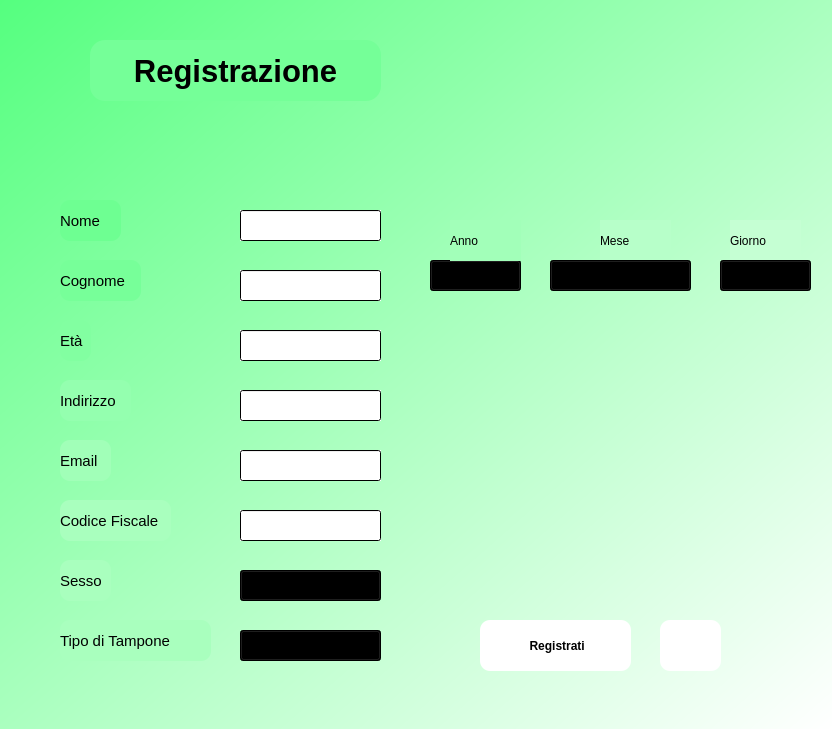
<?xml version="1.0" encoding="UTF-8"?>
<ui version="4.0">
 <class>Form</class>
 <widget class="QWidget" name="Form">
  <property name="geometry">
   <rect>
    <x>0</x>
    <y>0</y>
    <width>832</width>
    <height>729</height>
   </rect>
  </property>
  <property name="windowTitle">
   <string>Form</string>
  </property>
  <property name="styleSheet">
   <string notr="true">background-color: qlineargradient(spread:pad, x1:0, y1:0, x2:1, y2:1, stop:0 rgba(85, 255, 127, 255), stop:1 rgba(255, 255, 255, 255));</string>
  </property>
  <widget class="QLabel" name="label">
   <property name="geometry">
    <rect>
     <x>60</x>
     <y>200</y>
     <width>61</width>
     <height>41</height>
    </rect>
   </property>
   <property name="font">
    <font>
     <pointsize>11</pointsize>
    </font>
   </property>
   <property name="styleSheet">
    <string notr="true">border-radius: 10px;
background-color: qlineargradient(spread:pad, x1:0, y1:0, x2:1, y2:1, stop:1 rgba(110, 255, 146, 255));</string>
   </property>
   <property name="text">
    <string>Nome</string>
   </property>
  </widget>
  <widget class="QLabel" name="label_2">
   <property name="geometry">
    <rect>
     <x>90</x>
     <y>40</y>
     <width>291</width>
     <height>61</height>
    </rect>
   </property>
   <property name="font">
    <font>
     <pointsize>23</pointsize>
     <weight>75</weight>
     <bold>true</bold>
    </font>
   </property>
   <property name="styleSheet">
    <string notr="true">border-radius: 15px;
background-color: qlineargradient(spread:pad, x1:0, y1:0, x2:1, y2:1, stop:1 rgba(117, 255, 152, 255));</string>
   </property>
   <property name="text">
    <string>Registrazione</string>
   </property>
   <property name="alignment">
    <set>Qt::AlignCenter</set>
   </property>
   <property name="indent">
    <number>-6</number>
   </property>
  </widget>
  <widget class="QLabel" name="label_3">
   <property name="geometry">
    <rect>
     <x>60</x>
     <y>260</y>
     <width>81</width>
     <height>41</height>
    </rect>
   </property>
   <property name="font">
    <font>
     <pointsize>11</pointsize>
    </font>
   </property>
   <property name="styleSheet">
    <string notr="true">border-radius: 10px;
background-color: qlineargradient(spread:pad, x1:0, y1:0, x2:1, y2:1, stop:1 rgba(119, 255, 153, 255));</string>
   </property>
   <property name="text">
    <string>Cognome</string>
   </property>
  </widget>
  <widget class="QLabel" name="label_4">
   <property name="geometry">
    <rect>
     <x>60</x>
     <y>320</y>
     <width>31</width>
     <height>41</height>
    </rect>
   </property>
   <property name="font">
    <font>
     <pointsize>11</pointsize>
    </font>
   </property>
   <property name="styleSheet">
    <string notr="true">border-radius: 10px;
background-color: qlineargradient(spread:pad, x1:0, y1:0, x2:1, y2:1, stop:1 rgba(130, 255, 161, 255));</string>
   </property>
   <property name="text">
    <string>Età</string>
   </property>
  </widget>
  <widget class="QLabel" name="label_5">
   <property name="geometry">
    <rect>
     <x>60</x>
     <y>380</y>
     <width>71</width>
     <height>41</height>
    </rect>
   </property>
   <property name="font">
    <font>
     <pointsize>11</pointsize>
    </font>
   </property>
   <property name="styleSheet">
    <string notr="true">border-radius: 10px;
background-color: qlineargradient(spread:pad, x1:0, y1:0, x2:1, y2:1, stop:1 rgba(148, 255, 175, 255));</string>
   </property>
   <property name="text">
    <string>Indirizzo</string>
   </property>
  </widget>
  <widget class="QLabel" name="label_6">
   <property name="geometry">
    <rect>
     <x>60</x>
     <y>500</y>
     <width>111</width>
     <height>41</height>
    </rect>
   </property>
   <property name="font">
    <font>
     <pointsize>11</pointsize>
    </font>
   </property>
   <property name="styleSheet">
    <string notr="true">border-radius: 10px;
background-color: qlineargradient(spread:pad, x1:0, y1:0, x2:1, y2:1, stop:1 rgba(169, 255, 190, 255));</string>
   </property>
   <property name="text">
    <string>Codice Fiscale</string>
   </property>
  </widget>
  <widget class="QLabel" name="label_7">
   <property name="geometry">
    <rect>
     <x>60</x>
     <y>560</y>
     <width>51</width>
     <height>41</height>
    </rect>
   </property>
   <property name="font">
    <font>
     <pointsize>11</pointsize>
    </font>
   </property>
   <property name="styleSheet">
    <string notr="true">border-radius: 10px;
background-color: qlineargradient(spread:pad, x1:0, y1:0, x2:1, y2:1, stop:1 rgba(169, 255, 190, 255));</string>
   </property>
   <property name="text">
    <string>Sesso</string>
   </property>
  </widget>
  <widget class="QLabel" name="label_8">
   <property name="geometry">
    <rect>
     <x>60</x>
     <y>440</y>
     <width>51</width>
     <height>41</height>
    </rect>
   </property>
   <property name="font">
    <font>
     <pointsize>11</pointsize>
    </font>
   </property>
   <property name="styleSheet">
    <string notr="true">border-radius: 10px;
background-color: qlineargradient(spread:pad, x1:0, y1:0, x2:1, y2:1, stop:1 rgba(161, 255, 184, 255));</string>
   </property>
   <property name="text">
    <string>Email</string>
   </property>
  </widget>
  <widget class="QLineEdit" name="lineEdit">
   <property name="geometry">
    <rect>
     <x>240</x>
     <y>210</y>
     <width>141</width>
     <height>31</height>
    </rect>
   </property>
   <property name="styleSheet">
    <string notr="true">background-color: qlineargradient(spread:pad, x1:0, y1:0, x2:1, y2:1, stop:0 rgba(255, 255, 255, 255), stop:1 rgba(255, 255, 255, 255));</string>
   </property>
  </widget>
  <widget class="QLineEdit" name="cvle">
   <property name="geometry">
    <rect>
     <x>240</x>
     <y>510</y>
     <width>141</width>
     <height>31</height>
    </rect>
   </property>
   <property name="styleSheet">
    <string notr="true">background-color: qlineargradient(spread:pad, x1:0, y1:0, x2:1, y2:1, stop:0 rgba(255, 255, 255, 255), stop:1 rgba(255, 255, 255, 255));</string>
   </property>
  </widget>
  <widget class="QLineEdit" name="emaille">
   <property name="geometry">
    <rect>
     <x>240</x>
     <y>450</y>
     <width>141</width>
     <height>31</height>
    </rect>
   </property>
   <property name="styleSheet">
    <string notr="true">background-color: qlineargradient(spread:pad, x1:0, y1:0, x2:1, y2:1, stop:0 rgba(255, 255, 255, 255), stop:1 rgba(255, 255, 255, 255));</string>
   </property>
  </widget>
  <widget class="QLineEdit" name="indirizzole">
   <property name="geometry">
    <rect>
     <x>240</x>
     <y>390</y>
     <width>141</width>
     <height>31</height>
    </rect>
   </property>
   <property name="styleSheet">
    <string notr="true">background-color: qlineargradient(spread:pad, x1:0, y1:0, x2:1, y2:1, stop:0 rgba(255, 255, 255, 255), stop:1 rgba(255, 255, 255, 255));</string>
   </property>
  </widget>
  <widget class="QLineEdit" name="etale">
   <property name="geometry">
    <rect>
     <x>240</x>
     <y>330</y>
     <width>141</width>
     <height>31</height>
    </rect>
   </property>
   <property name="styleSheet">
    <string notr="true">background-color: qlineargradient(spread:pad, x1:0, y1:0, x2:1, y2:1, stop:0 rgba(255, 255, 255, 255), stop:1 rgba(255, 255, 255, 255));</string>
   </property>
  </widget>
  <widget class="QLineEdit" name="cognomele">
   <property name="geometry">
    <rect>
     <x>240</x>
     <y>270</y>
     <width>141</width>
     <height>31</height>
    </rect>
   </property>
   <property name="styleSheet">
    <string notr="true">background-color: qlineargradient(spread:pad, x1:0, y1:0, x2:1, y2:1, stop:0 rgba(255, 255, 255, 255), stop:1 rgba(255, 255, 255, 255));</string>
   </property>
  </widget>
  <widget class="QPushButton" name="pushButton">
   <property name="geometry">
    <rect>
     <x>660</x>
     <y>620</y>
     <width>61</width>
     <height>51</height>
    </rect>
   </property>
   <property name="cursor">
    <cursorShape>PointingHandCursor</cursorShape>
   </property>
   <property name="styleSheet">
    <string notr="true">border-radius: 10px;
background-color: qlineargradient(spread:pad, x1:0, y1:0, x2:1, y2:0, stop:0 rgba(255, 255, 255, 255), stop:1 rgba(255, 255, 255, 255));</string>
   </property>
   <property name="text">
    <string/>
   </property>
   <property name="icon">
    <iconset resource="../resource.qrc">
     <normaloff>:/no/loghi-icone/iconaindietro.PNG</normaloff>:/no/loghi-icone/iconaindietro.PNG</iconset>
   </property>
   <property name="iconSize">
    <size>
     <width>40</width>
     <height>40</height>
    </size>
   </property>
  </widget>
  <widget class="QPushButton" name="registrazionebtn">
   <property name="geometry">
    <rect>
     <x>480</x>
     <y>620</y>
     <width>151</width>
     <height>51</height>
    </rect>
   </property>
   <property name="font">
    <font>
     <pointsize>9</pointsize>
     <weight>75</weight>
     <bold>true</bold>
    </font>
   </property>
   <property name="cursor">
    <cursorShape>PointingHandCursor</cursorShape>
   </property>
   <property name="styleSheet">
    <string notr="true">border-radius: 10px;
background-color: qlineargradient(spread:pad, x1:0, y1:0, x2:1, y2:0, stop:0 rgba(255, 255, 255, 255), stop:1 rgba(255, 255, 255, 255));
</string>
   </property>
   <property name="text">
    <string> Registrati</string>
   </property>
   <property name="icon">
    <iconset resource="../resource.qrc">
     <normaloff>:/no/loghi-icone/iconaregistrazione.PNG</normaloff>:/no/loghi-icone/iconaregistrazione.PNG</iconset>
   </property>
   <property name="iconSize">
    <size>
     <width>45</width>
     <height>45</height>
    </size>
   </property>
  </widget>
  <widget class="QComboBox" name="sessoCombo">
   <property name="geometry">
    <rect>
     <x>240</x>
     <y>570</y>
     <width>141</width>
     <height>31</height>
    </rect>
   </property>
   <property name="styleSheet">
    <string notr="true">background-color: qlineargradient(spread:pad, x1:0, y1:0, x2:1, y2:1, stop:1 rgba(255, 255, 255, 255));</string>
   </property>
   <item>
    <property name="text">
     <string/>
    </property>
   </item>
   <item>
    <property name="text">
     <string>Maschio</string>
    </property>
   </item>
   <item>
    <property name="text">
     <string>Femmina</string>
    </property>
   </item>
   <item>
    <property name="text">
     <string>Altro</string>
    </property>
   </item>
  </widget>
  <widget class="QLabel" name="label_9">
   <property name="geometry">
    <rect>
     <x>60</x>
     <y>620</y>
     <width>151</width>
     <height>41</height>
    </rect>
   </property>
   <property name="font">
    <font>
     <pointsize>11</pointsize>
    </font>
   </property>
   <property name="styleSheet">
    <string notr="true">border-radius: 10px;
background-color: qlineargradient(spread:pad, x1:0, y1:0, x2:1, y2:1, stop:1 rgba(169, 255, 190, 255));</string>
   </property>
   <property name="text">
    <string>Tipo di Tampone</string>
   </property>
  </widget>
  <widget class="QComboBox" name="tamponeCombo">
   <property name="geometry">
    <rect>
     <x>240</x>
     <y>630</y>
     <width>141</width>
     <height>31</height>
    </rect>
   </property>
   <property name="styleSheet">
    <string notr="true">background-color: qlineargradient(spread:pad, x1:0, y1:0, x2:1, y2:1, stop:1 rgba(255, 255, 255, 255));</string>
   </property>
   <item>
    <property name="text">
     <string/>
    </property>
   </item>
   <item>
    <property name="text">
     <string>Molecolare</string>
    </property>
   </item>
   <item>
    <property name="text">
     <string>Rapido</string>
    </property>
   </item>
  </widget>
  <widget class="QLabel" name="label_10">
   <property name="geometry">
    <rect>
     <x>730</x>
     <y>220</y>
     <width>71</width>
     <height>41</height>
    </rect>
   </property>
   <property name="styleSheet">
    <string notr="true">font: 10pt &quot;MS Shell Dlg 2&quot;;
background-color: qlineargradient(spread:pad, x1:0, y1:0, x2:1, y2:1, stop:1 rgba(197, 255, 211, 255));</string>
   </property>
   <property name="text">
    <string>Giorno</string>
   </property>
  </widget>
  <widget class="QLabel" name="label_11">
   <property name="geometry">
    <rect>
     <x>600</x>
     <y>220</y>
     <width>71</width>
     <height>41</height>
    </rect>
   </property>
   <property name="styleSheet">
    <string notr="true">font: 10pt &quot;MS Shell Dlg 2&quot;;
background-color: qlineargradient(spread:pad, x1:0, y1:0, x2:1, y2:1, stop:1 rgba(183, 255, 201, 255));</string>
   </property>
   <property name="text">
    <string>Mese</string>
   </property>
  </widget>
  <widget class="QComboBox" name="meseCombo">
   <property name="geometry">
    <rect>
     <x>550</x>
     <y>260</y>
     <width>141</width>
     <height>31</height>
    </rect>
   </property>
   <property name="styleSheet">
    <string notr="true">background-color: qlineargradient(spread:pad, x1:0, y1:0, x2:1, y2:1, stop:1 rgba(255, 255, 255, 255));</string>
   </property>
   <item>
    <property name="text">
     <string>01</string>
    </property>
   </item>
   <item>
    <property name="text">
     <string>02</string>
    </property>
   </item>
   <item>
    <property name="text">
     <string>03</string>
    </property>
   </item>
   <item>
    <property name="text">
     <string>04</string>
    </property>
   </item>
   <item>
    <property name="text">
     <string>05</string>
    </property>
   </item>
   <item>
    <property name="text">
     <string>06</string>
    </property>
   </item>
   <item>
    <property name="text">
     <string>07</string>
    </property>
   </item>
   <item>
    <property name="text">
     <string>08</string>
    </property>
   </item>
   <item>
    <property name="text">
     <string>09</string>
    </property>
   </item>
   <item>
    <property name="text">
     <string>10</string>
    </property>
   </item>
   <item>
    <property name="text">
     <string>11</string>
    </property>
   </item>
   <item>
    <property name="text">
     <string>12</string>
    </property>
   </item>
  </widget>
  <widget class="QComboBox" name="giornoCombo">
   <property name="geometry">
    <rect>
     <x>720</x>
     <y>260</y>
     <width>91</width>
     <height>31</height>
    </rect>
   </property>
   <property name="styleSheet">
    <string notr="true">background-color: qlineargradient(spread:pad, x1:0, y1:0, x2:1, y2:1, stop:1 rgba(255, 255, 255, 255));</string>
   </property>
  </widget>
  <widget class="QComboBox" name="annoCombo">
   <property name="geometry">
    <rect>
     <x>430</x>
     <y>260</y>
     <width>91</width>
     <height>31</height>
    </rect>
   </property>
   <property name="styleSheet">
    <string notr="true">background-color: qlineargradient(spread:pad, x1:0, y1:0, x2:1, y2:1, stop:1 rgba(255, 255, 255, 255));</string>
   </property>
  </widget>
  <widget class="QLabel" name="label_12">
   <property name="geometry">
    <rect>
     <x>450</x>
     <y>220</y>
     <width>71</width>
     <height>41</height>
    </rect>
   </property>
   <property name="styleSheet">
    <string notr="true">font: 10pt &quot;MS Shell Dlg 2&quot;;
background-color: qlineargradient(spread:pad, x1:0, y1:0, x2:1, y2:1, stop:1 rgba(162, 255, 185, 255));</string>
   </property>
   <property name="text">
    <string>Anno</string>
   </property>
  </widget>
 </widget>
 <resources>
  <include location="../resource.qrc"/>
 </resources>
 <connections/>
</ui>
